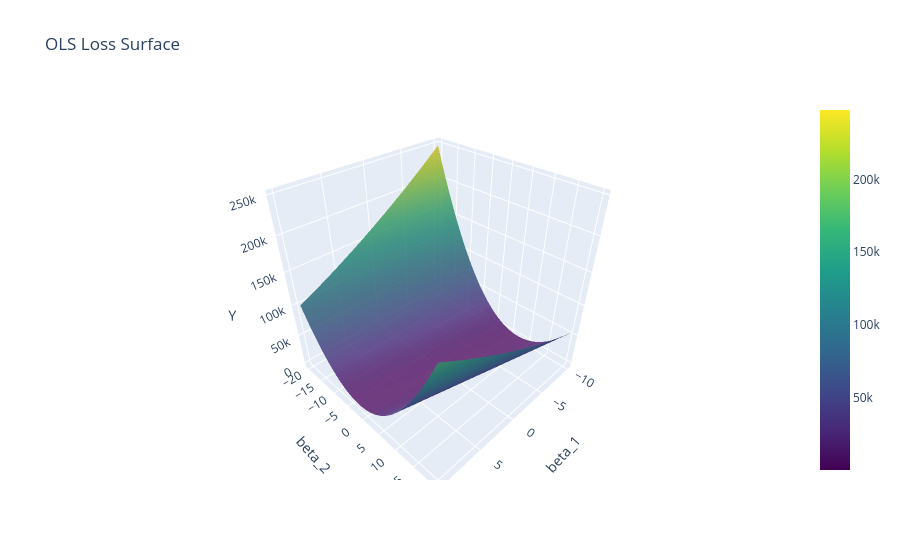
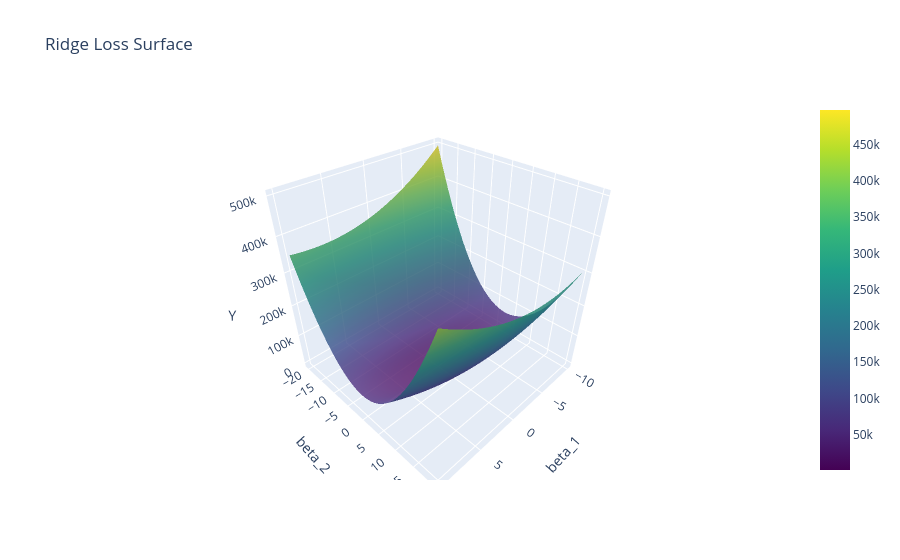

These figures' notebook cell, in order:
### Code cell
import numpy as np
import plotly.graph_objects as go


#seed for reproducibility
np.random.seed(42)


#Generate linearly correlated features
n_samples=100
x1=np.random.randn(n_samples)
x2=2*x1  #strong correlation with no additional noise 

#create a target y with some noise 
y=3*x1+2+x2+np.random.randn(n_samples)*0.5


#Define a range of values for beta_1 and beta_2 to calculate the loss 
beta_1_range=np.linspace(-10,10,100)
beta_2_range=np.linspace(-20,20,200)
beta_1,beta_2=np.meshgrid(beta_1_range, beta_2_range)


#Calculate OLS and Ridge loss for each combination of beta_1 and beta_2
def calculate_loss(beta_1, beta_2, x1,x2 ,y, lambda_ridge=0):
    loss=np.zeros(beta_1.shape)
    for i in range (beta_1.shape[0]):
        for j in range(beta_1.shape[1]):
            y_pred=beta_1[i,j]*x1+beta_2[i,j]*x2
            loss[i,j]=np.sum((y-y_pred)**2)+lambda_ridge*(beta_1[i,j]**2+beta_2[i,j]**2)
    return loss
        
loss_OLS= calculate_loss(beta_1, beta_2,x1,x2,y)
loss_Ridge= calculate_loss(beta_1, beta_2, x1, x2,y, lambda_ridge=500)

#Define the stagnation line where beta_2=2*beta_1 
stagnation_beta_1=beta_1_range
stagnation_beta_2=2*stagnation_beta_1


#OLS Surface Plot 
fig_OLS=go.Figure(data=[go.Surface(z=loss_OLS, x=beta_1, y=beta_2, colorscale='viridis', opacity=0.8)])
fig_OLS.update_layout(title='OLS Loss Surface', scene=dict(xaxis_title='beta_1', yaxis_title='beta_2', zaxis_title='Y'))
fig_OLS.show()


fig_Ridge=go.Figure(data=[go.Surface(z=loss_Ridge, x=beta_1, y=beta_2, colorscale='viridis', opacity=0.8)])
fig_Ridge.update_layout(title='Ridge Loss Surface', scene=dict(xaxis_title='beta_1', yaxis_title='beta_2', zaxis_title='Y'))
fig_Ridge.show()

### Figure 1 — Plotly figure (JSON) as saved in the notebook; plotly's stock layout.template omitted (floating-point values rounded to 4 significant figures; data arrays with more than 128 entries replaced by an {"elided": "..."} marker saying what was removed)
{"data": [{"colorscale": [[0, "#440154"], [0.1111, "#482878"], [0.2222, "#3e4989"], [0.3333, "#31688e"], [0.4444, "#26828e"], [0.5556, "#1f9e89"], [0.6667, "#35b779"], [0.7778, "#6ece58"], [0.8889, "#b5de2b"], [1, "#fde725"]], "opacity": 0.8, "type": "surface", "x": {"elided": "200x100 float values"}, "y": {"elided": "200x100 float values"}, "z": {"elided": "200x100 float values"}}], "layout": {"scene": {"xaxis": {"title": {"text": "beta_1"}}, "yaxis": {"title": {"text": "beta_2"}}, "zaxis": {"title": {"text": "Y"}}}, "title": {"text": "OLS Loss Surface"}}}

### Figure 2 — Plotly figure (JSON) as saved in the notebook; plotly's stock layout.template omitted (floating-point values rounded to 4 significant figures; data arrays with more than 128 entries replaced by an {"elided": "..."} marker saying what was removed)
{"data": [{"colorscale": [[0, "#440154"], [0.1111, "#482878"], [0.2222, "#3e4989"], [0.3333, "#31688e"], [0.4444, "#26828e"], [0.5556, "#1f9e89"], [0.6667, "#35b779"], [0.7778, "#6ece58"], [0.8889, "#b5de2b"], [1, "#fde725"]], "opacity": 0.8, "type": "surface", "x": {"elided": "200x100 float values"}, "y": {"elided": "200x100 float values"}, "z": {"elided": "200x100 float values"}}], "layout": {"scene": {"xaxis": {"title": {"text": "beta_1"}}, "yaxis": {"title": {"text": "beta_2"}}, "zaxis": {"title": {"text": "Y"}}}, "title": {"text": "Ridge Loss Surface"}}}
